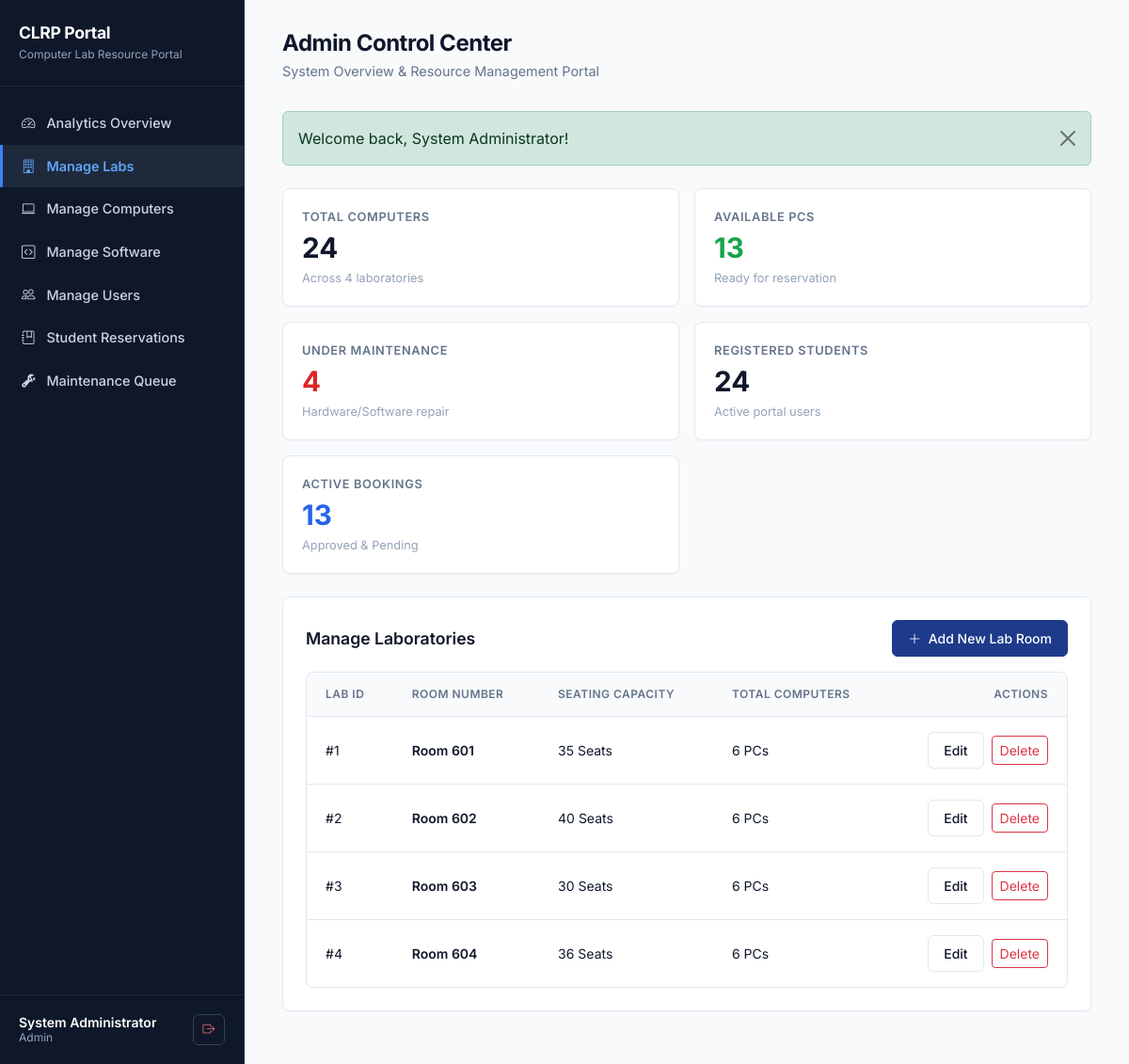
Screenshot of /admin/dashboard.php?tab=labs (signed in) with the database file from the repository.
### tables this page shows
CREATE TABLE IF NOT EXISTS Lab (
    lab_id INT AUTO_INCREMENT PRIMARY KEY,
    room_number VARCHAR(20) NOT NULL,
    capacity INT NOT NULL
);

### admin/dashboard.php (called while the page is built, shortened)
<?php
require_once __DIR__ . '/../includes/auth.php';
$tab = $_GET['tab'] ?? 'overview';
$active_tab = $tab;
$flash = get_flash();
$total_pcs = $pdo->query("SELECT COUNT(*) FROM Computer")->fetchColumn();
$avail_pcs = $pdo->query("SELECT COUNT(*) FROM Computer WHERE status = 'Available'")->fetchColumn();
$maint_pcs = $pdo->query("SELECT COUNT(*) FROM Computer WHERE status = 'Under Maintenance'")->fetchColumn();
$total_students = $pdo->query("SELECT COUNT(*) FROM Student")->fetchColumn();
$active_bookings = $pdo->query("SELECT COUNT(*) FROM Reservation WHERE status IN ('Approved', 'Pending')")->fetchColumn();
$labs = $pdo->query("SELECT l.*, COUNT(c.computer_id) AS total_computers FROM Lab l LEFT JOIN Computer c ON l.lab_id = c.lab_id GROUP BY l.lab_id ORDER BY l.room_number ASC")->fetchAll();
$admins_list = $pdo->query("SELECT * FROM Admin ORDER BY admin_id ASC")->fetchAll();
require_once __DIR__ . '/../views/admin/dashboard.view.php';

### includes/auth.php (called while the page is built, shortened)
<?php
function url($path = '') {
    $script = $_SERVER['SCRIPT_NAME'] ?? '';
    $dir = str_replace('\\', '/', dirname($script));
    $dir = preg_replace('#/(student|technician|admin)$#i', '', $dir);
    $path = '/' . ltrim($path, '/');
    return $dir . $path;
}
function e($string) {
    return htmlspecialchars($string ?? '', ENT_QUOTES, 'UTF-8');
}
function get_flash() {
    if (isset($_SESSION['flash'])) {
        $flash = $_SESSION['flash'];
        return $flash;
    }
    return null;
}
function is_logged_in() {
    return isset($_SESSION['user_id']) && isset($_SESSION['role']);
}
function get_logged_in_user() {
    return [
        'id' => $_SESSION['user_id'],
        'name' => $_SESSION['user_name'],
        'email' => $_SESSION['user_email'],
        'role' => $_SESSION['role'],
        'extra' => $_SESSION['user_extra'] ?? null
    ];
}

### views/admin/dashboard.view.php (the view, shortened to what this page needs)
<?php
require_once __DIR__ . '/../../includes/header.php';
require_once __DIR__ . '/../../includes/sidebar.php';
?>
<main class="app-content">
    <div class="page-header">
        <div>
            <h2>Admin Control Center</h2>
            <p>System Overview & Resource Management Portal</p>
        </div>
    </div>
    <?php if ($flash): ?>
        <div class="alert alert-<?= e($flash['type']) ?> alert-dismissible fade show mb-4" role="alert">
            <?= e($flash['message']) ?>
            <button type="button" class="btn-close" data-bs-dismiss="alert" aria-label="Close"></button>
        </div>
    <?php endif; ?>
    <div class="row g-3 mb-4">
        <div class="col-md-2-4 col-sm-6 col-12">
            <div class="stat-card">
                <div class="stat-title">Total Computers</div>
                <div class="stat-value"><?= $total_pcs ?></div>
                <div class="stat-desc">Across <?= count($labs) ?> laboratories</div>
            </div>
        </div>
        <div class="col-md-2-4 col-sm-6 col-12">
            <div class="stat-card">
                <div class="stat-title">Available PCs</div>
                <div class="stat-value" style="color: #16a34a;"><?= $avail_pcs ?></div>
                <div class="stat-desc">Ready for reservation</div>
            </div>
        </div>
        <div class="col-md-2-4 col-sm-6 col-12">
            <div class="stat-card">
                <div class="stat-title">Under Maintenance</div>
                <div class="stat-value" style="color: #dc2626;"><?= $maint_pcs ?></div>
                <div class="stat-desc">Hardware/Software repair</div>
            </div>
        </div>
        <div class="col-md-2-4 col-sm-6 col-12">
            <div class="stat-card">
                <div class="stat-title">Registered Students</div>
                <div class="stat-value"><?= $total_students ?></div>
                <div class="stat-desc">Active portal users</div>
            </div>
        </div>
        <div class="col-md-2-4 col-sm-6 col-12">
            <div class="stat-card">
                <div class="stat-title">Active Bookings</div>
                <div class="stat-value" style="color: #2563eb;"><?= $active_bookings ?></div>
                <div class="stat-desc">Approved & Pending</div>
            </div>
        </div>
    </div>
    <?php if ($tab === 'overview'): ?>
        <div class="row g-3">
            <div class="col-lg-7">
                <div class="content-card">
                    <h3 class="card-title">Laboratory Status Summary</h3>
                    <div class="table-custom-container">
                        <table class="table-custom">
                            <thead>
                                <tr>
                                    <th>Lab Room</th>
                                    <th>Capacity</th>
                                    <th>Total PCs</th>
                                    <th>Available</th>
                                    <th>Under Maintenance</th>
                                </tr>
                            </thead>
                            <tbody>
                                <?php foreach ($labs as $lab):
                                    $l_avail = 0; $l_maint = 0;
                                    foreach ($computers as $c) {
                                        if ($c['lab_id'] == $lab['lab_id']) {
                                            if ($c['status'] === 'Available') $l_avail++;
                                            if ($c['status'] === 'Under Maintenance') $l_maint++;
                                        }
                                    }
                                ?>
                                    <tr>
                                        <td class="fw-semibold"><?= e($lab['room_number']) ?></td>
                                        <td><?= $lab['capacity'] ?> Seats</td>
                                        <td><?= $lab['total_computers'] ?> PCs</td>
                                        <td><span class="status-badge badge-available"><?= $l_avail ?> Available</span></td>
                                        <td><span class="status-badge badge-maintenance"><?= $l_maint ?> In Repair</span></td>
                                    </tr>
                                <?php endforeach; ?>
                            </tbody>
                        </table>
                    </div>
                </div>
            </div>
            <div class="col-lg-5">
                <div class="content-card">
                    <h3 class="card-title">Recent System Maintenance Logs</h3>
                    <div class="list-group list-group-flush" style="font-size: 0.85rem;">
                        <?php
                        $recent = array_slice($maintenance_tickets, 0, 5);
                        if (empty($recent)): ?>
                            <div class="text-muted py-3">No maintenance records logged.</div>
                        <?php else: ?>
                            <?php foreach ($recent as $rec): ?>
                                <div class="list-group-item px-0 border-bottom py-2">
                                    <div class="d-flex justify-content-between align-items-center mb-1">
                                        <strong class="text-dark"><?= e($rec['pc_label']) ?> (<?= e($rec['room_number']) ?>)</strong>
                                        <?= render_status_badge($rec['status']) ?>
                                    </div>
                                    <div class="text-muted text-truncate"><?= e($rec['issue_description']) ?></div>
                                    <div class="text-muted" style="font-size: 0.75rem;"><?= e($rec['reported_at']) ?></div>
                                </div>
                            <?php endforeach; ?>
                        <?php endif; ?>
                    </div>
                </div>
            </div>
        </div>
    <?php elseif ($tab === 'labs'): ?>
        <div class="content-card">
            <div class="d-flex justify-content-between align-items-center mb-3">
                <h3 class="card-title mb-0">Manage Laboratories</h3>
                <button type="button" class="btn btn-primary-clrp btn-sm" data-bs-toggle="modal" data-bs-target="#addLabModal">
                    <i class="bi bi-plus-lg me-1"></i> Add New Lab Room
                </button>
            </div>
            <div class="table-custom-container">
                <table class="table-custom">
                    <thead>
                        <tr>
                            <th>Lab ID</th>
                            <th>Room Number</th>
                            <th>Seating Capacity</th>
                            <th>Total Computers</th>
                            <th class="text-end">Actions</th>
                        </tr>
                    </thead>
                    <tbody>
                        <?php foreach ($labs as $lab): ?>
                            <tr>
                                <td>#<?= $lab['lab_id'] ?></td>
                                <td class="fw-semibold"><?= e($lab['room_number']) ?></td>
                                <td><?= $lab['capacity'] ?> Seats</td>
                                <td><?= $lab['total_computers'] ?> PCs</td>
                                <td class="text-end">
                                    <button class="btn btn-outline-clrp btn-sm me-1" data-bs-toggle="modal" data-bs-target="#editLabModal<?= $lab['lab_id'] ?>">Edit</button>
                                    <form action="<?= url('/admin/dashboard.php?tab=labs') ?>" method="POST" class="d-inline" onsubmit="return confirm('Delete this lab?');">
                                        <button class="btn btn-outline-danger btn-sm">Delete</button>
                                    </form>
                                </td>
                            </tr>
                        <?php endforeach; ?>
                    </tbody>
                </table>
            </div>
        </div>
    <?php endif; ?>
</main>
<?php require_once __DIR__ . '/../../includes/footer.php'; ?>

### includes/sidebar.php (shortened to what this page needs)
<?php
$user = get_logged_in_user();
$role = strtolower($user['role'] ?? '');
$active_tab = $active_tab ?? 'overview';
?>
<aside class="app-sidebar">
    <div class="sidebar-brand">
        <h1>CLRP Portal</h1>
        <span>Computer Lab Resource Portal</span>
    </div>
    <ul class="sidebar-menu">
        <?php if ($role === 'student'): ?>
            <li>
                <a href="<?= url('/student/dashboard.php?tab=overview') ?>" class="<?= $active_tab === 'overview' ? 'active' : '' ?>">
                    <i class="bi bi-pc-display"></i> Browse Labs & PCs
                </a>
            </li>
            <li>
                <a href="<?= url('/student/dashboard.php?tab=bookings') ?>" class="<?= $active_tab === 'bookings' ? 'active' : '' ?>">
                    <i class="bi bi-calendar-check"></i> My Bookings
                </a>
            </li>
            <li>
                <a href="<?= url('/student/dashboard.php?tab=report') ?>" class="<?= $active_tab === 'report' ? 'active' : '' ?>">
                    <i class="bi bi-exclamation-triangle"></i> Report Issue
                </a>
            </li>
        <?php elseif ($role === 'admin'): ?>
            <li>
                <a href="<?= url('/admin/dashboard.php?tab=overview') ?>" class="<?= $active_tab === 'overview' ? 'active' : '' ?>">
                    <i class="bi bi-speedometer2"></i> Analytics Overview
                </a>
            </li>
            <li>
                <a href="<?= url('/admin/dashboard.php?tab=labs') ?>" class="<?= $active_tab === 'labs' ? 'active' : '' ?>">
                    <i class="bi bi-building"></i> Manage Labs
                </a>
            </li>
            <li>
                <a href="<?= url('/admin/dashboard.php?tab=computers') ?>" class="<?= $active_tab === 'computers' ? 'active' : '' ?>">
                    <i class="bi bi-laptop"></i> Manage Computers
                </a>
            </li>
            <li>
                <a href="<?= url('/admin/dashboard.php?tab=software') ?>" class="<?= $active_tab === 'software' ? 'active' : '' ?>">
                    <i class="bi bi-code-square"></i> Manage Software
                </a>
            </li>
            <li>
                <a href="<?= url('/admin/dashboard.php?tab=users') ?>" class="<?= $active_tab === 'users' ? 'active' : '' ?>">
                    <i class="bi bi-people"></i> Manage Users
                </a>
            </li>
            <li>
                <a href="<?= url('/admin/dashboard.php?tab=reservations') ?>" class="<?= $active_tab === 'reservations' ? 'active' : '' ?>">
                    <i class="bi bi-journal-bookmark"></i> Student Reservations
                </a>
            </li>
            <li>
                <a href="<?= url('/admin/dashboard.php?tab=maintenance') ?>" class="<?= $active_tab === 'maintenance' ? 'active' : '' ?>">
                    <i class="bi bi-wrench-adjustable"></i> Maintenance Queue
                </a>
            </li>
        <?php endif; ?>
    </ul>
    <div class="sidebar-footer">
        <div class="user-profile">
            <div class="user-info">
                <div class="user-name" title="<?= e($user['name']) ?>"><?= e($user['name']) ?></div>
                <div class="user-role"><?= e(ucfirst($role)) ?> <?= $user['extra'] ? '('.e($user['extra']).')' : '' ?></div>
            </div>
            <a href="<?= url('/logout.php') ?>" class="btn-logout" title="Sign Out">
                <i class="bi bi-box-arrow-right"></i>
            </a>
        </div>
    </div>
</aside>

### rows the page displays
lab: lab_id "1", room_number "Room 601", capacity "35", total_computers "6"
lab: lab_id "2", room_number "Room 602", capacity "40", total_computers "6"
lab: lab_id "3", room_number "Room 603", capacity "30", total_computers "6"
lab: lab_id "4", room_number "Room 604", capacity "36", total_computers "6"

### other values shown
$user['name'] "System Administrator"
$role "Admin"
$flash['message'] "Welcome back, System Administrator!"
$total_pcs "24"
count($labs) "4"
$avail_pcs "13"
$maint_pcs "4"
$total_students "24"
$active_bookings "13"
